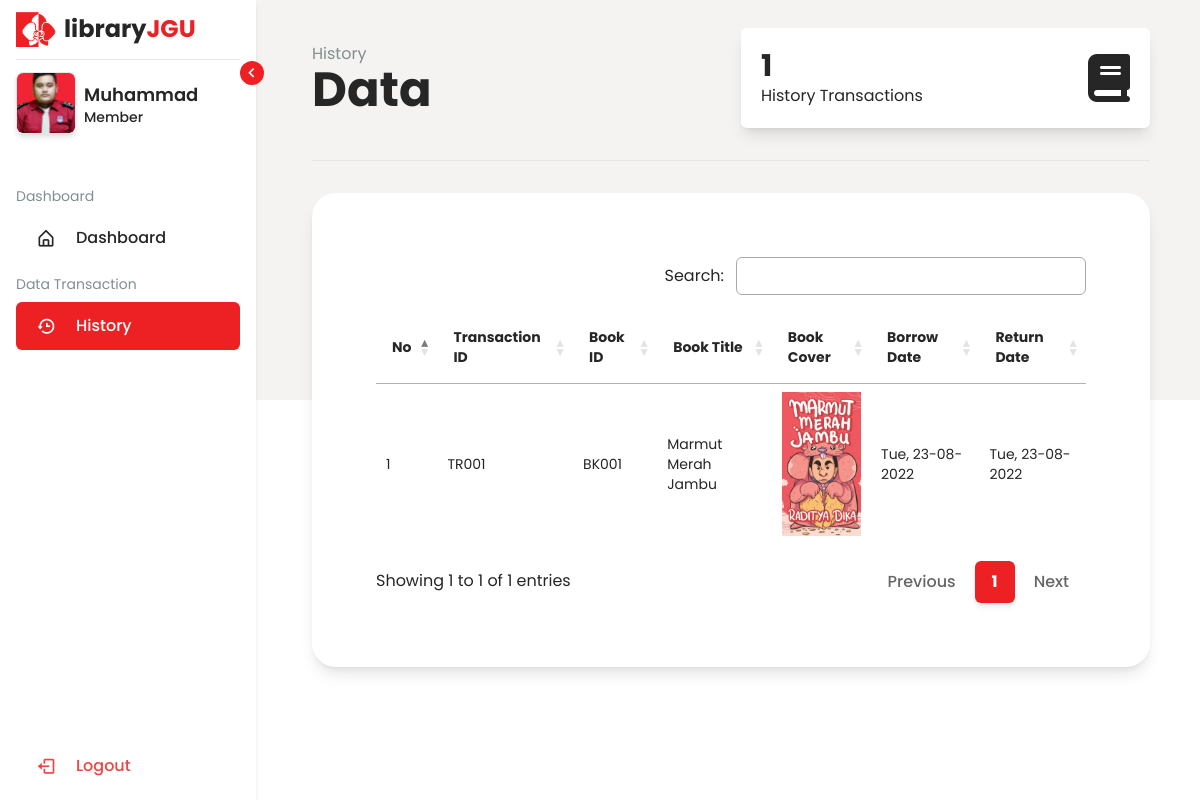
Page /member/history_data.php (signed in) on the committed database.
### tables this page shows
CREATE TABLE `history` (
  `id_history` int(11) NOT NULL,
  `code_transaction` varchar(5) NOT NULL,
  `code_member` varchar(5) NOT NULL,
  `code_book` varchar(5) NOT NULL,
  `transaction_date` varchar(255) NOT NULL,
  `return_date` varchar(255) NOT NULL
);

CREATE TABLE `books` (
  `id_books` int(11) NOT NULL,
  `code_book` varchar(15) NOT NULL,
  `id_user` int(11) NOT NULL,
  `slug` varchar(255) NOT NULL,
  `author` varchar(255) NOT NULL,
  `title` varchar(255) NOT NULL,
  `category` varchar(255) NOT NULL,
  `language` varchar(255) NOT NULL,
  `pages` int(11) NOT NULL,
  `description` text NOT NULL,
  `cover` varchar(255) NOT NULL,
  `total_comment` int(11) NOT NULL
);

### member/functions.php (called while the page is built)
<?php
$conn = mysqli_connect("localhost", "root", "", "libraryJGU");
function query($query) {
    global $conn;
    $result = mysqli_query($conn, $query);
    $rows = [];
    while( $row = mysqli_fetch_assoc($result) ) {
        $rows[] = $row;
    }
    return $rows;
}
?>

### member/history_data.php (the view, shortened to what this page needs)
<?php include'template/header.php';?>
<?php include'template/sidebar.php';?>
<?php require'functions.php';?>
<?php
  $histories = query("SELECT * FROM history INNER JOIN users ON history.code_member = users.code_member INNER JOIN books ON history.code_book = books.code_book WHERE users.id_user = $id_user ORDER BY id_history DESC");
  $jumlahhistory = count($histories);
?>
<section class="dashboard">
        <div class="flex justify-center flex-col lg:flex-row gap-5 items-center">
            <div class="text w-full">
                <p class="text-dark text-md">History</p>
                <h1 class="text-darken text-5xl font-bold">Data</h1>
            </div>
            <div class="statistik w-full">
                <div class="bg-white shadow-lg py-5 px-5 rounded-md flex justify-between items-center">
                    <div class="text">
                        <h2 class="text-3xl font-bold text-darken"><?= $jumlahhistory ?></h2>
                        <h4 class="text-darken">History Transactions</h4>
                    </div>
                    <i class="fa-solid fa-book text-darken text-5xl"></i>
                </div>
            </div>
        </div>
        <hr class="my-8">
        <div class="w-full bg-white rounded-3xl p-4 lg:p-16 shadow-lg overflow-x-auto">
            <table id="table_id" class="row-border text-darken text-sm max-w-full">
                <thead>
                    <tr>
                        <th>No</th>
                        <th>Transaction ID</th>
                        <th>Book ID</th>
                        <th>Book Title</th>
                        <th>Book Cover</th>
                        <th>Borrow Date</th>
                        <th>Return Date</th>
                    </tr>
                </thead>
                <tbody>
                    <?php $no=1;
                    foreach( $histories as $row) :
                    ?>
                    <tr>
                        <td width="10"><?= $no ?></td>
                        <td><?= $row["code_transaction"] ?></td>
                        <td><?= $row["code_book"] ?></td>
                        <td><?= $row["title"] ?></td>
                        <td><img src="../dist/img/cover/<?= $row["cover"] ?>" alt="" class="w-24 h-36 object-cover"></td>
                        <td><?= date_format(new DateTime($row['transaction_date']), 'D, d-m-Y')?></td>
                        <td><?= date_format(new DateTime($row['return_date']), 'D, d-m-Y')?></td>
                    </tr>
                    <?php $no++; endforeach; ?>
                </tbody>
            </table>
      </div>
</section>
<?php include'template/footer.php';?>

### rows in the picture
history: code_transaction "TR001", books.code_book "BK001", books.title "Marmut Merah Jambu", books.cover (picture), transaction_date "Tue, 23-08-2022", return_date "Tue, 23-08-2022"

### other values in the picture
$nick[0] "Muhammad"
$jumlahhistory "1"
